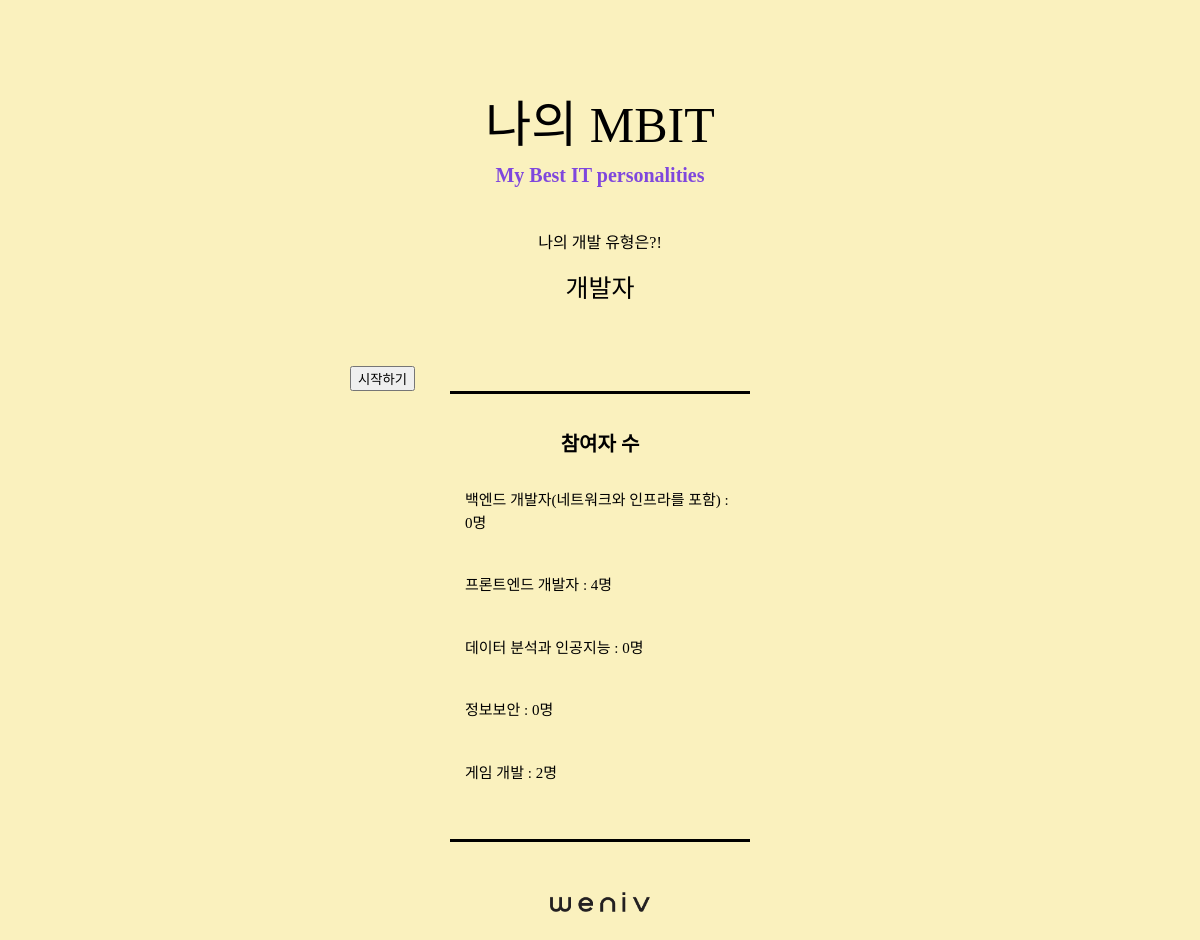
The app's page /, older data.
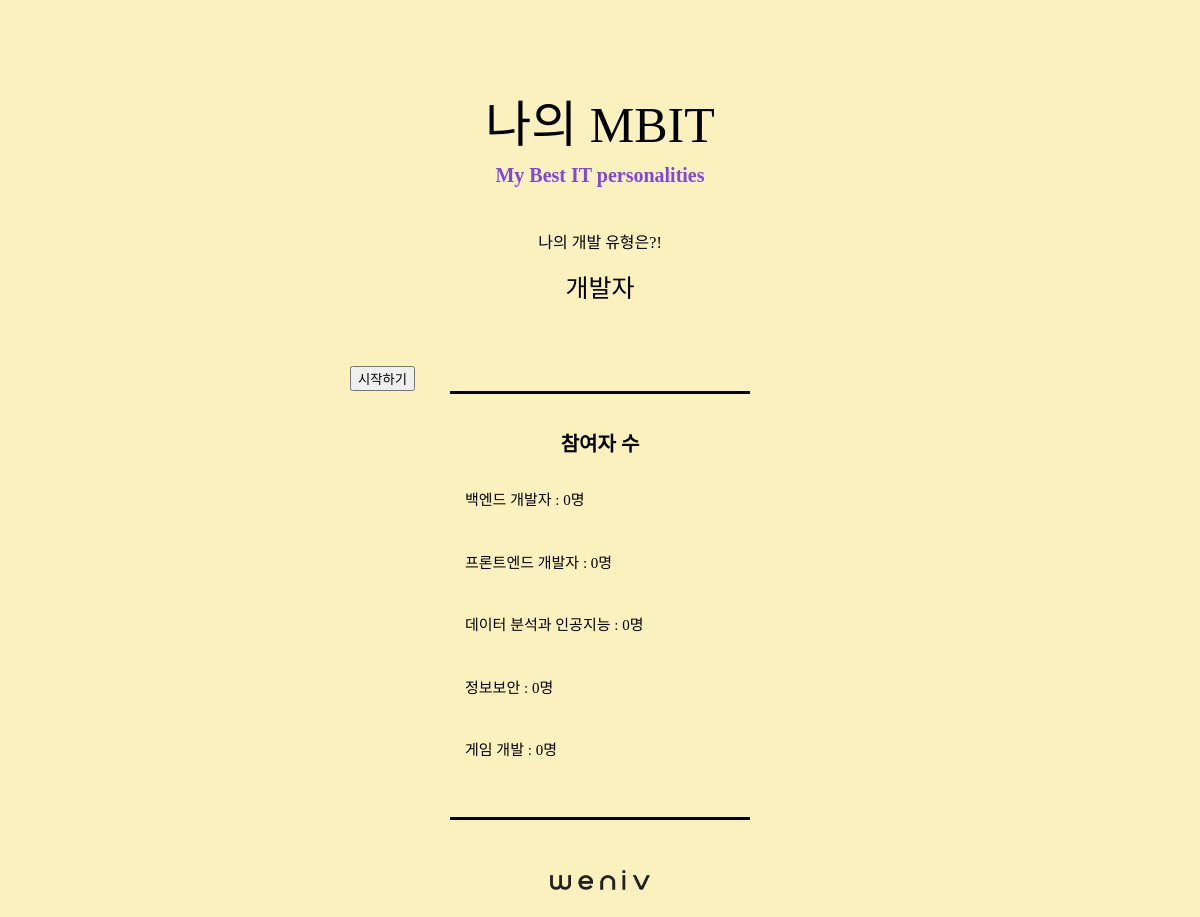
The same page, newer data.
### main/models.py (models this page shows, shortened)
class Developer(models.Model):
    name = models.CharField(max_length=50)
    count = models.IntegerField(default=0)
    data = models.JSONField()

### main/views.py (the view)
# urls.py: path('', views.index, name='index'),
def index(request):
    developers = Developer.objects.all()
    context = {
        'developers' : developers,
    }
    return render(request, 'main/index.html', context=context)

### main/templates/main/index.html (shortened to what this page needs)
{% extends 'main/base.html' %}
{% load static %}
{% block head %}
    <link rel="stylesheet" type="text/css" href="{% static 'css/reset.css' %}">
    <link rel="stylesheet" type=text/css href="{% static 'css/style.css' %}">
{% endblock head %}
{% block body %}
    <secion id="main_contents">
        <div class="wrapper">
            <div class="title">
                <h3 class="main_title">나의 MBIT</h3>
                <h3 class="sub_title">My Best IT personalities</h3>
            </div>
            <div class="intro">
                <h1>나의 개발 유형은?!</h1>
                <div class="type">
                    <ul class="type_list">
                        <li>개발자</li>
                    </ul>
                </div>
            </div>
            <div class="button">
                <a href="{% url 'main:form' %}">
                    <button class="start" type="button">시작하기</button>
                </a>
            </div>
            <div class="result_data">
                <div class="data_wrap">
                    <h3>참여자 수</h3>
                    <ul>
                        {% for developer in developers %}
                            <li>{{ developer.name }} : {{ developer.count }}명<li>
                        {% endfor %}
                    </ul>
                </div>
            </div>
            <div class="weniv">
                <a href="http://www.paullab.co.kr">
                    <img src="{% static 'image/weniv_logo_black.png' %}" alt="위니브">
                </a>
            </div>
        </div>
    </secion>
{% endblock body %}

### main/templates/main/base.html (shortened to what this page needs)
{% load static %}
<!DOCTYPE html>
<html lang="en">
<head>
  {% block head %}
  {% endblock head %}
</head>
<body>
  {% block body %}
  {% endblock body %}
</body>
</html>

### main/static/css/style.css (style rules this page uses)
html { width: 100%; height: 100%; }
body { width: 100%; height: 100%; background-color: #FAF1BE; color: #000; font-family: "NEXON Lv1 Gothic OTF"; }
#main_contents { display: flex; justify-content: center; width: 100%; height: 100%; margin-top: 100px; }
#main_contents .wrapper { display: flex; flex-direction: column; width: 100%; height: 100%; max-width: 500px; }
.title { text-align: center; padding-bottom: 50px; }
.main_title { font-family: "GmarketSansBold"; font-size: 50px; padding-bottom: 15px; }
.sub_title { font-size: 20px; font-weight: bold; color: #7F47DD; }
.intro { text-align: center; padding-bottom: 40px; }
.type { font-size: 25px; line-height: 3em; height: 3em; overflow: hidden; }
.type_list { animation: rotate 7s infinite; }
.result_data { display: flex; justify-content: center; }
.result_data .data_wrap { width: 270px; padding: 15px; border-top: 3px solid #000; border-bottom: 3px solid #000; line-height: 1.5; margin-bottom: 50px; }
.result_data h3 { text-align: center; font-size: 20px; font-weight: bold; padding: 20px 0 30px; }
.result_data li { padding-bottom: 20px; font-size: 15px; }
.weniv { display: flex; justify-content: center; padding-bottom: 50px; }
.weniv a { width: 100px; }
.weniv img { width: 100%; height: auto; }

Row changes from the older to the newer data that the page shows:
changed Developer: name "백엔드 개발자(네트워크와 인프라를 포함)" → "백엔드 개발자"
changed Developer "프론트엔드 개발자": count "4" → "0"
changed Developer "게임 개발": count "2" → "0"
